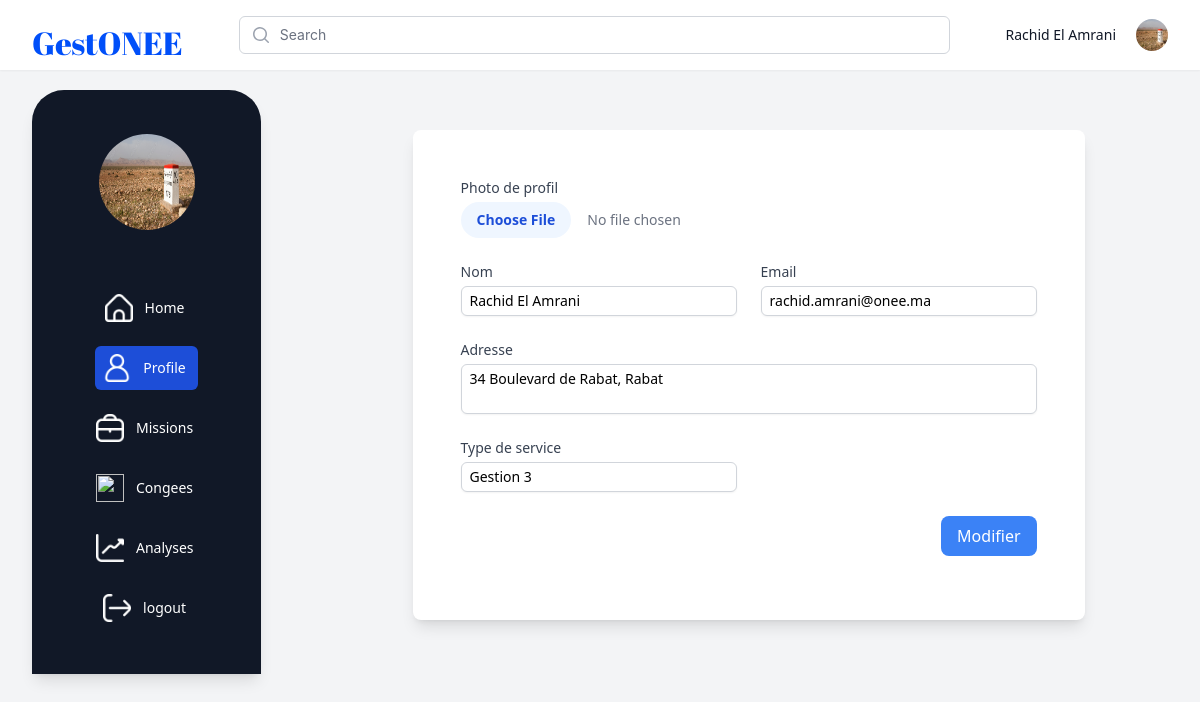
/src/employee/profile.php (signed in), run on the app's committed database.
### tables this page shows
CREATE TABLE employee (
    id INT(11) NOT NULL AUTO_INCREMENT PRIMARY KEY,
    name VARCHAR(50) NOT NULL,
    email VARCHAR(100) NOT NULL,
    gender ENUM('male', 'female') NOT NULL,
    picture VARCHAR(100) NULL,
    address TEXT NULL,
    typeservice VARCHAR(20) NULL,
    password VARCHAR(255) NOT NULL DEFAULT "E-1234",
    idb INT(11) NULL,
    idservice INT(11) NULL,
    type VARCHAR(1) DEFAULT "E",
    idM INT(11) NULL,
    note TEXT NULL,
    acces ENUM('Oui', 'Non') DEFAULT 'Non',
    FOREIGN KEY (idservice) REFERENCES service(id)
) AUTO_INCREMENT=100;

### src/employee/profile.php (the view, shortened to what this page needs)
<?php
require_once("../connection.php");
?>
<!DOCTYPE html>
<html lang="en" class="h-full bg-gray-100">
<head>
  <link href="../output.css" rel="stylesheet">
  <link href="../style2.css" rel="stylesheet">
</head>
<div class="min-h-full">
    <header class="bg-white shadow-sm lg:static lg:overflow-y-visible" x-state:on="Menu open" x-state:off="Menu closed" :class="{ 'fixed inset-0 z-40 overflow-y-auto': open }" x-data="Components.popover({ open: false, focus: false })" x-init="init()" @keydown.escape="onEscape" @close-popover-group.window="onClosePopoverGroup">
      <div class="mx-auto max-w-7xl px-4 sm:px-6 lg:px-8">
        <div class="relative flex justify-between lg:gap-8 xl:grid xl:grid-cols-12">
          <div class="flex md:absolute md:inset-y-0 md:left-0 lg:static xl:col-span-2">
            <div class="flex flex-shrink-0 items-center">
              <a href="#">
                <h1 class="font1 block h-8 w-auto">GestONEE</h1>
                </a>
            </div>
          </div>
          <div class=" min-w-0 flex-1 md:px-8 lg:px-0 xl:col-span-6">
            <div class="flex items-center px-6 py-4 md:mx-auto md:max-w-3xl lg:mx-0 lg:max-w-none xl:px-0">
              <div class="w-full">
                <div class="relative">
                  <div class="pointer-events-none absolute inset-y-0 left-0 flex items-center pl-3">
                  </div>
                  <input id="search" name="search" class="block w-full rounded-md border border-gray-300 bg-white py-2 pl-10 pr-3 text-sm placeholder-gray-500 focus:border-blue-900 focus:text-gray-900 focus:placeholder-gray-400 focus:outline-none focus:ring-1 focus:ring-blue-900 sm:text-sm" placeholder="Search" type="search">
                </div>
              </div>
            </div>
          </div>
          <div class="hidden lg:flex lg:items-center lg:justify-end xl:col-span-4">
            <?php
            echo "<h1 class='text-sm font-medium text-gray-900 hover:underline'>".$_SESSION['Empl']."</h1>";
            ?>
            <div x-data="Components.menu({ open: false })" x-init="init()" @keydown.escape.stop="open = false; focusButton()" @click.away="onClickAway($event)" class="relative ml-5 flex-shrink-0">
              <div>
                  <img loading="lazy" class="h-8 w-8 rounded-full" src="../../img/er1.png" alt="profile">
              </div>
            </div>
            </div>
        </div>
      </div>
    </header>
    <div class="flex py-5 ml-8">
      <nav class="bg-gray-900 rounded-t-lX px-14 py-11 flex flex-col sticky top-4 text-white shadow-lg">
    <img loading="lazy" class="h-24 w-24 rounded-full" src="../../img/er1.png" alt="profile" />
    <br>
    <a href="home.php" class= "text-gray-900 group flex items-center px-3 py-2 text-sm font-medium rounded-md" aria-current="page" x-state:on="Current" x-state:off="Default" x-state-description="Current: &quot;bg-gray-200 text-gray-900&quot;, Default: &quot;text-gray-700 hover:bg-blue-700&quot;">
                <img loading="lazy" src="../../img/home(2).png" class="text-gray-500 flex-shrink-0 -ml-1 mr-3 h-7 w-7 fill="none" viewBox="0 0 24 24" stroke-width="1.5" stroke="currentColor" aria-hidden="true"></img>
                <span class="text-white">Home</span>
              </a>
              <a href="./profile.php" class="bg-blue-700 text-gray-700 hover:bg-blue-700 flex items-center px-3 py-2 text-sm font-medium rounded-md" x-state-description="undefined: &quot;bg-gray-200 text-gray-900&quot;, undefined: &quot;text-gray-700 hover:bg-blue-700&quot;">
                <img loading="lazy" src="../../img/avatar(1).png" class="text-gray-500 flex-shrink-0 -ml-1 mr-3 h-7 w-7"></img>
                  <span class="text-white">Profile</span>
                </a>
              <a href="missions.php" class="text-gray-700 hover:bg-blue-700 group flex items-center px-3 py-2 text-sm font-medium rounded-md" x-state-description="undefined: &quot;bg-gray-200 text-gray-900&quot;, undefined: &quot;text-gray-700 hover:bg-blue-700&quot;">
              <img loading="lazy" src="../../img/briefcase.png" class="text-gray-500 flex-shrink-0 -ml-1 mr-3 h-7 w-7 fill="none" viewBox="0 0 24 24" stroke-width="1.5" stroke="currentColor" aria-hidden="true"></img>
                <span class="text-white">Missions</span>
              </a>
              <a href="congee.php" class="text-gray-700 hover:bg-blue-700 group flex items-center px-3 py-2 text-sm font-medium rounded-md" x-state-description="undefined: &quot;bg-gray-200 text-gray-900&quot;, undefined: &quot;text-gray-700 hover:bg-blue-700&quot;">
              <img loading="lazy" src="../../img/calendar(1).png" class="text-gray-500 flex-shrink-0 -ml-1 mr-3 h-7 w-7 fill="none" viewBox="0 0 24 24" stroke-width="1.5" stroke="currentColor" aria-hidden="true"></img>
                <span class="text-white">Congees</span>
              </a>
              <a href="analyse.php" class="text-gray-700 hover:bg-blue-700 group flex items-center px-3 py-2 text-sm font-medium rounded-md" x-state-description="undefined: &quot;bg-gray-200 text-gray-900&quot;, undefined: &quot;text-gray-700 hover:bg-blue-700&quot;">
              <img loading="lazy" src="../../img/chat-arrow-grow.png" class="text-gray-500 flex-shrink-0 -ml-1 mr-3 h-7 w-7 fill="none" viewBox="0 0 24 24" stroke-width="1.5" stroke="currentColor" aria-hidden="true"></img>
                <span class="text-white">Analyses</span>
              </a>
                <a href="logout.php" class="text-gray-700 hover:bg-blue-700 group flex items-center px-3 py-2 text-sm font-medium rounded-md" x-state-description="undefined: &quot;bg-gray-200 text-gray-900&quot;, undefined: &quot;text-gray-700 hover:bg-blue-700&quot;">
                <img loading="lazy" src="../../img/exit.png" class="text-gray-500 flex-shrink-0 -ml-1 mr-3 h-7 w-7" fill="none" viewBox="0 0 24 24" stroke-width="1.5" stroke="currentColor" aria-hidden="true"></img>
                  <span class="text-white text-nowrap">logout</span>
                </a>
    </nav>
    <div class="ml-9 w-full">
    <div class="max-w-2xl mx-auto mt-10 bg-white p-6 rounded-lg shadow-lg">
    <?php
$stmt = $pdo->prepare("SELECT * FROM employee WHERE id = ?");
$stmt->execute([$_SESSION['idE']]);
$employee = $stmt->fetch(PDO::FETCH_ASSOC);
if ($employee):
?>
<form action="action.php" method="POST" enctype="multipart/form-data">
        <div class="grid grid-cols-1 md:grid-cols-2 gap-6 mb-4 p-6 bg-white">
    <div class="flex items-center space-x-6 md:col-span-2">
        <div class="w-full">
            <label class="block text-sm font-medium text-gray-700">Photo de profil</label>
            <input type="file" name="picture" class="mt-1 block w-full text-sm text-gray-500 file:mr-4 file:py-2 file:px-4 file:rounded-full file:border-0 file:text-sm file:font-semibold file:bg-blue-50 file:text-blue-700 hover:file:bg-blue-100">
        </div>
    </div>
    <div>
        <label class="block text-sm font-medium text-gray-700">Nom</label>
        <input type="text" name="name" value="<?= htmlspecialchars($employee['name']) ?>" class="py-1 mt-1 block w-full p-2 border border-gray-300 rounded-md shadow-sm focus:ring-blue-500 focus:border-blue-500 sm:text-sm">
    </div>
    <div>
        <label class="block text-sm font-medium text-gray-700">Email</label>
        <input type="email" name="email" value="<?= htmlspecialchars($employee['email']) ?>" class="py-1 mt-1 block w-full p-2 border border-gray-300 rounded-md shadow-sm focus:ring-blue-500 focus:border-blue-500 sm:text-sm">
    </div>
    <div class="md:col-span-2">
        <label class="block text-sm font-medium text-gray-700">Adresse</label>
        <textarea name="address" style="resize: none;" class="py-1 mt-1 block w-full p-2 border border-gray-300 rounded-md shadow-sm focus:ring-blue-500 focus:border-blue-500 sm:text-sm"><?= htmlspecialchars($employee['address']) ?></textarea>
    </div>
    <div>
        <label class="block text-sm font-medium text-gray-700">Type de service</label>
        <input type="text" name="typeservice" value="<?= htmlspecialchars($employee['typeservice']) ?>" class="py-1 mt-1 block w-full p-2 border border-gray-300 rounded-md shadow-sm focus:ring-blue-500 focus:border-blue-500 sm:text-sm">
    </div>
    <div class="md:col-span-2 text-right">
        <button type="submit" class="bg-blue-500 text-white px-4 py-2 rounded-lg hover:bg-blue-600 focus:outline-none focus:ring-2 focus:ring-blue-500 focus:ring-opacity-50">
        Modifier
        </button>
    </div>
</div>
    </form>
    <?php else: ?>
<p class="text-center text-red-500 mt-10">employee not found.</p>
<?php endif; ?>
    </div>
</div></div></div>
</body>
</html>

### src/style2.css (style rules this page uses)
.font1 { font-family: "Abril Fatface", serif; font-weight: 450; font-style: normal; font-size: 2rem; color: #004ff9; }
nav { display: flex; align-items: center; gap: 1rem; padding: 0.5rem 1rem; }
nav img { height: 30px; width: auto; }
::placeholder { font-family: -apple-system, BlinkMacSystemFont, 'Segoe UI', Roboto, Oxygen, Ubuntu, Cantarell, 'Open Sans', 'Helvetica Neue', sans-serif; }
.rounded-t-lX { border-top-left-radius: 2rem; border-top-right-radius: 2rem; }

### data on the page
employee: name "Rachid El Amrani", email "rachid.amrani@onee.ma", address "34 Boulevard de Rabat, Rabat", typeservice "Gestion 3"

### other printed values
$_SESSION['Empl'] "Rachid El Amrani"
